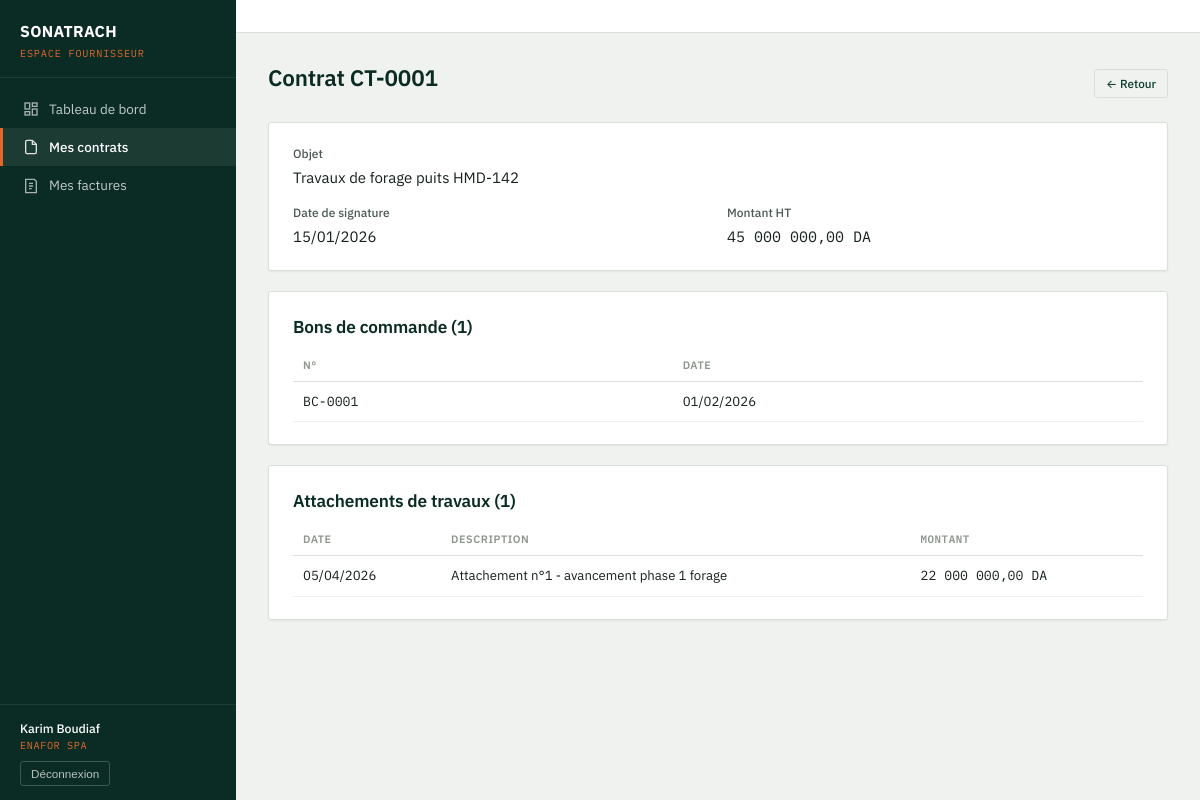
/espace_fournisseur/contrat_view.php?id=1 (signed in), run on the app's committed database.
### tables this page shows
CREATE TABLE fournisseurs (
    id_four        INT AUTO_INCREMENT PRIMARY KEY,
    rs_four        VARCHAR(150) NOT NULL,
    nom_four       VARCHAR(100),
    pre_four       VARCHAR(100),
    num_tel_four   VARCHAR(20),
    adr_four       VARCHAR(200),
    nis_four       VARCHAR(30),
    num_fax_four   VARCHAR(20),
    date_creation  DATETIME DEFAULT CURRENT_TIMESTAMP
);

CREATE TABLE contrats (
    num_contrat    INT AUTO_INCREMENT PRIMARY KEY,
    objet_contrat  VARCHAR(255) NOT NULL,
    date_signature DATE,
    montant_ht     DECIMAL(15,2),
    id_four        INT NOT NULL,
    date_creation  DATETIME DEFAULT CURRENT_TIMESTAMP,
    FOREIGN KEY (id_four) REFERENCES fournisseurs(id_four)
);

CREATE TABLE bons_commande (
    num_bc        INT AUTO_INCREMENT PRIMARY KEY,
    date_bc       DATE,
    num_contrat   INT NOT NULL,
    FOREIGN KEY (num_contrat) REFERENCES contrats(num_contrat)
);

CREATE TABLE attachements (
    id_attachement INT AUTO_INCREMENT PRIMARY KEY,
    num_contrat    INT NOT NULL,
    date_att       DATE,
    montant_att    DECIMAL(15,2),
    description    TEXT,
    FOREIGN KEY (num_contrat) REFERENCES contrats(num_contrat)
);

### includes/auth.php (called while the page is built, shortened)
<?php
function current_user() {
    return [
        'id'      => $_SESSION['user_id'] ?? null,
        'nom'     => $_SESSION['nom'] ?? '',
        'prenom'  => $_SESSION['prenom'] ?? '',
        'role'    => $_SESSION['role'] ?? '',
        'id_four' => $_SESSION['id_four'] ?? null,
    ];
}
function base_url($path = '') {
    $root = rtrim(dirname($_SERVER['SCRIPT_NAME']), '/\\');
    $subfolders = ['/clients', '/fournisseurs', '/contrats', '/bons_commande', '/attachements', '/factures', '/bons_paiement', '/dashboard', '/admin', '/espace_fournisseur'];
    foreach ($subfolders as $sub) {
        if (substr($root, -strlen($sub)) === $sub) {
            $root = substr($root, 0, -strlen($sub));
            break;
        }
    }
    return ($root === '' ? '' : $root) . '/' . ltrim($path, '/');
}
function e($str) {
    return htmlspecialchars($str ?? '', ENT_QUOTES, 'UTF-8');
}
function fmt_montant($montant) {
    return number_format((float)$montant, 2, ',', ' ') . ' DA';
}
function fmt_date($date) {
    $d = DateTime::createFromFormat('Y-m-d', $date) ?: new DateTime($date);
    return $d->format('d/m/Y');
}

### espace_fournisseur/contrat_view.php (the view, shortened to what this page needs)
<?php
require_once __DIR__ . '/../includes/header_fournisseur.php';
$id = (int)($_GET['id'] ?? 0);
$stmt = $pdo->prepare("SELECT * FROM contrats WHERE num_contrat = ? AND id_four = ?");
$stmt->execute([$id, $user['id_four']]);
$c = $stmt->fetch();
$bons = $pdo->prepare("SELECT * FROM bons_commande WHERE num_contrat = ? ORDER BY date_bc DESC");
$bons->execute([$id]);
$bons = $bons->fetchAll();
$attachements = $pdo->prepare("SELECT * FROM attachements WHERE num_contrat = ? ORDER BY date_att DESC");
$attachements->execute([$id]);
$attachements = $attachements->fetchAll();
?>
<div class="card-head">
    <h1>Contrat CT-<?= str_pad($id, 4, '0', STR_PAD_LEFT) ?></h1>
    <a href="contrats.php" class="btn outline small">← Retour</a>
</div>
<div class="card">
    <div class="form-grid">
        <div class="field full"><label>Objet</label><div><?= e($c['objet_contrat']) ?></div></div>
        <div class="field"><label>Date de signature</label><div><?= fmt_date($c['date_signature']) ?></div></div>
        <div class="field"><label>Montant HT</label><div class="mono"><?= fmt_montant($c['montant_ht']) ?></div></div>
    </div>
</div>
<div class="card">
    <h2>Bons de commande (<?= count($bons) ?>)</h2>
    <?php if (empty($bons)): ?>
        <div class="empty-state">Aucun bon de commande pour ce contrat.</div>
    <?php else: ?>
    <table>
        <thead><tr><th>N°</th><th>Date</th></tr></thead>
        <tbody>
        <?php foreach ($bons as $b): ?>
            <tr><td class="num">BC-<?= str_pad($b['num_bc'], 4, '0', STR_PAD_LEFT) ?></td><td><?= fmt_date($b['date_bc']) ?></td></tr>
        <?php endforeach; ?>
        </tbody>
    </table>
    <?php endif; ?>
</div>
<div class="card">
    <h2>Attachements de travaux (<?= count($attachements) ?>)</h2>
    <?php if (empty($attachements)): ?>
        <div class="empty-state">Aucun attachement enregistré pour ce contrat.</div>
    <?php else: ?>
    <table>
        <thead><tr><th>Date</th><th>Description</th><th class="num">Montant</th></tr></thead>
        <tbody>
        <?php foreach ($attachements as $a): ?>
            <tr>
                <td><?= fmt_date($a['date_att']) ?></td>
                <td><?= e($a['description']) ?></td>
                <td class="num"><?= fmt_montant($a['montant_att']) ?></td>
            </tr>
        <?php endforeach; ?>
        </tbody>
    </table>
    <?php endif; ?>
</div>
<?php include __DIR__ . '/../includes/footer.php'; ?>

### includes/header_fournisseur.php (shortened to what this page needs)
<?php
require_once __DIR__ . '/auth.php';
$user = current_user();
$current = basename($_SERVER['SCRIPT_NAME']);
$stmtFour = $pdo->prepare("SELECT rs_four FROM fournisseurs WHERE id_four = ?");
$stmtFour->execute([$user['id_four']]);
$monFournisseur = $stmtFour->fetchColumn();
?>
<!DOCTYPE html>
<html lang="fr">
<head>
<link rel="stylesheet" href="<?= base_url('assets/css/style.css') ?>">
</head>
<body>
<div class="app-shell">
    <aside class="sidebar">
        <div class="sidebar-brand">
            <div class="org">SONATRACH</div>
            <div class="sub">Espace Fournisseur</div>
        </div>
        <nav class="sidebar-nav">
            <a href="<?= base_url('espace_fournisseur/dashboard.php') ?>" class="<?= $current === 'dashboard.php' ? 'active' : '' ?>">
                <svg width="16" height="16" viewBox="0 0 24 24" fill="none" stroke="currentColor" stroke-width="2"><rect x="3" y="3" width="7" height="9"/><rect x="14" y="3" width="7" height="5"/><rect x="14" y="12" width="7" height="9"/><rect x="3" y="16" width="7" height="5"/></svg>
                Tableau de bord
            </a>
            <a href="<?= base_url('espace_fournisseur/contrats.php') ?>" class="<?= in_array($current, ['contrats.php','contrat_view.php']) ? 'active' : '' ?>">
                <svg width="16" height="16" viewBox="0 0 24 24" fill="none" stroke="currentColor" stroke-width="2"><path d="M14 2H6a2 2 0 0 0-2 2v16a2 2 0 0 0 2 2h12a2 2 0 0 0 2-2V8z"/><path d="M14 2v6h6"/></svg>
                Mes contrats
            </a>
            <a href="<?= base_url('espace_fournisseur/factures.php') ?>" class="<?= in_array($current, ['factures.php','facture_view.php']) ? 'active' : '' ?>">
                <svg width="16" height="16" viewBox="0 0 24 24" fill="none" stroke="currentColor" stroke-width="2"><path d="M4 2h13l3 3v17H4z"/><path d="M9 8h6M9 12h6M9 16h4"/></svg>
                Mes factures
            </a>
        </nav>
        <div class="sidebar-user">
            <div class="name"><?= e($user['prenom'] . ' ' . $user['nom']) ?></div>
            <div class="role"><?= e($monFournisseur ?: 'Fournisseur') ?></div>
            <form action="<?= base_url('logout.php') ?>" method="post">
                <button type="submit">Déconnexion</button>
            </form>
        </div>
    </aside>
    <div class="main">
        <div class="topbar">
        </div>
        <div class="content">

### assets/css/style.css (style rules this page uses)
:root { --petrol-900: #0B2C24; --petrol-800: #0F3D32; --petrol-700: #15503F; --petrol-600: #1C6650; --flame-500: #E2672B; --flame-600: #C7541F; --sand-100: #EFF2EE; --sand-50: #F7F8F5; --white: #FFFFFF; --ink-900: #16211C; --ink-600: #4C5A53; --ink-400: #8C978F; --border: #D9E0DA; --status-neutre-bg: #ECEEEA; --status-neutre-fg: #4C5A53; --status-attente-bg: #FCEFDD; --status-attente-fg: #9A5B10; --status-progres-bg: #E3F0EA; --status-progres-fg: #1C6650; --status-alerte-bg: #FBE7E3; --status-alerte-fg: #B23A22; --status-succes-bg: #E1F1E6; --status-succes-fg: #1E7A44; --radius: 3px; --shadow-card: 0 1px 2px rgba(11, 44, 36, 0.06); }
* { box-sizing: border-box; }
html, body { margin: 0; padding: 0; background: var(--sand-100); color: var(--ink-900); font-family: 'IBM Plex Sans', -apple-system, sans-serif; font-size: 15px; line-height: 1.5; }
.mono { font-family: 'IBM Plex Mono', monospace; }
a { color: var(--petrol-700); text-decoration: none; }
h1, h2, h3 { font-weight: 600; color: var(--petrol-900); margin: 0 0 .5em; letter-spacing: -0.01em; }
h1 { font-size: 1.5rem; }
h2 { font-size: 1.15rem; }
.app-shell { display: flex; min-height: 100vh; }
.sidebar { width: 236px; flex-shrink: 0; background: var(--petrol-900); color: var(--sand-50); display: flex; flex-direction: column; position: sticky; top: 0; height: 100vh; }
.sidebar-brand { padding: 20px 20px 16px; border-bottom: 1px solid rgba(255,255,255,0.08); }
.sidebar-brand .org { font-weight: 700; font-size: 1.05rem; color: var(--white); letter-spacing: 0.02em; }
.sidebar-brand .sub { font-family: 'IBM Plex Mono', monospace; font-size: 0.68rem; color: var(--flame-500); text-transform: uppercase; letter-spacing: 0.08em; margin-top: 2px; }
.sidebar-nav { flex: 1; padding: 12px 0; overflow-y: auto; }
.sidebar-nav a { display: flex; align-items: center; gap: 10px; padding: 9px 20px; color: rgba(255,255,255,0.75); font-size: 0.9rem; border-left: 3px solid transparent; }
.sidebar-nav a.active { background: rgba(255,255,255,0.07); border-left-color: var(--flame-500); color: var(--white); font-weight: 500; }
.sidebar-nav svg { flex-shrink: 0; opacity: 0.85; }
.sidebar-user { padding: 14px 20px; border-top: 1px solid rgba(255,255,255,0.08); font-size: 0.82rem; }
.sidebar-user .name { color: var(--white); font-weight: 500; }
.sidebar-user .role { font-family: 'IBM Plex Mono', monospace; font-size: 0.68rem; color: var(--flame-500); text-transform: uppercase; letter-spacing: 0.06em; }
.sidebar-user form { margin-top: 8px; }
.sidebar-user button { background: none; border: 1px solid rgba(255,255,255,0.2); color: rgba(255,255,255,0.7); padding: 5px 10px; border-radius: var(--radius); font-size: 0.78rem; cursor: pointer; }
.main { flex: 1; min-width: 0; }
.topbar { background: var(--white); border-bottom: 1px solid var(--border); padding: 16px 32px; display: flex; align-items: center; justify-content: space-between; }
.content { padding: 28px 32px 60px; max-width: 1180px; }
.card { background: var(--white); border: 1px solid var(--border); border-radius: var(--radius); box-shadow: var(--shadow-card); padding: 22px 24px; margin-bottom: 20px; }
.card-head { display: flex; align-items: center; justify-content: space-between; margin-bottom: 16px; }
table { width: 100%; border-collapse: collapse; }
th { text-align: left; font-size: 0.72rem; text-transform: uppercase; letter-spacing: 0.05em; color: var(--ink-400); font-weight: 600; padding: 8px 10px; border-bottom: 1px solid var(--border); }
td { padding: 10px 10px; border-bottom: 1px solid var(--sand-100); font-size: 0.88rem; vertical-align: middle; }
td.num, th.num { font-family: 'IBM Plex Mono', monospace; }
.form-grid { display: grid; grid-template-columns: 1fr 1fr; gap: 14px 18px; }
.form-grid .full { grid-column: 1 / -1; }
.field label { display: block; font-size: 0.8rem; color: var(--ink-600); margin-bottom: 4px; font-weight: 500; }
.btn { display: inline-flex; align-items: center; gap: 6px; background: var(--petrol-800); color: var(--white); border: none; padding: 9px 16px; border-radius: var(--radius); font-size: 0.88rem; font-weight: 500; cursor: pointer; font-family: inherit; }
.btn.outline { background: transparent; color: var(--petrol-800); border: 1px solid var(--border); }
.btn.small { padding: 5px 11px; font-size: 0.78rem; }

### data on the page
fournisseurs: rs_four "ENAFOR SPA"
contrats: objet_contrat "Travaux de forage puits HMD-142", date_signature "15/01/2026", montant_ht "45 000 000,00 DA"
bons_commande: num_bc "0001", date_bc "01/02/2026"
attachements: date_att "05/04/2026", description "Attachement n°1 - avancement phase 1 forage", montant_att "22 000 000,00 DA"

### other printed values
$user['prenom'] . ' ' . $user['nom'] "Karim Boudiaf"
str_pad($id, 4, '0', STR_PAD_LEFT) "0001"
count($bons) "1"
count($attachements) "1"
